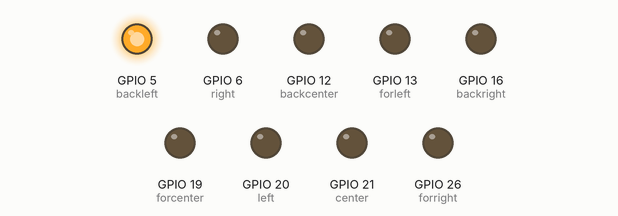
The program below on a simulated Raspberry Pi (BCM pin numbers). Shown: output pins drawn as LEDs (lit = HIGH).

Above: at 0.05 s.
At 0.55 s:
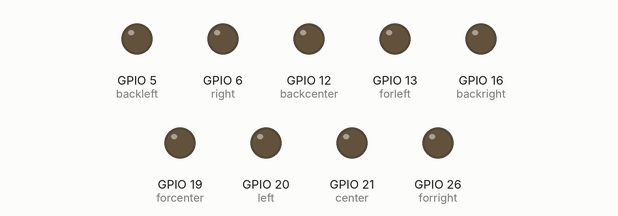
At 1.05 s:
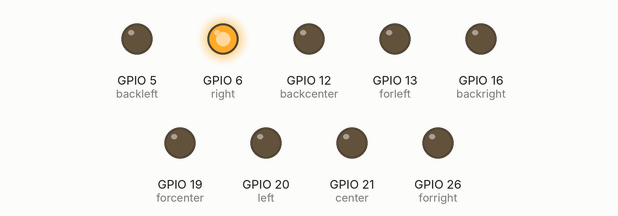
At 2.05 s:
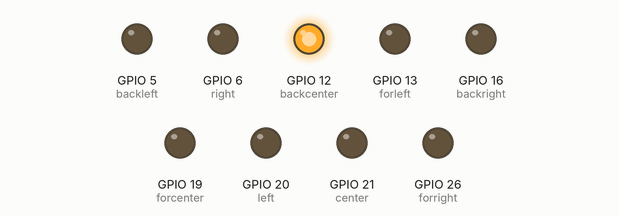
At 3.05 s:
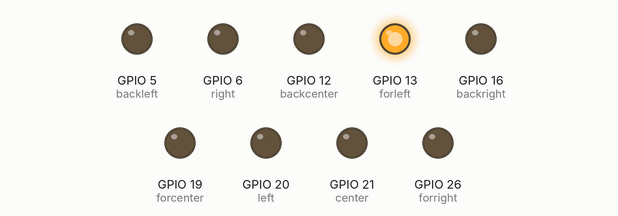
At 4.05 s:
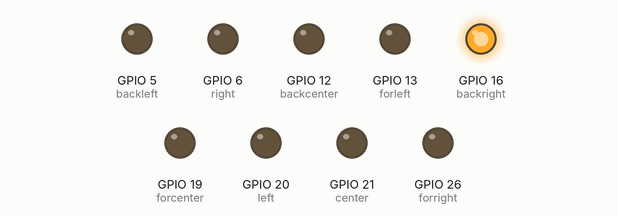
Timing chart, 0 to 4.3 s (numbered marks = the images above):
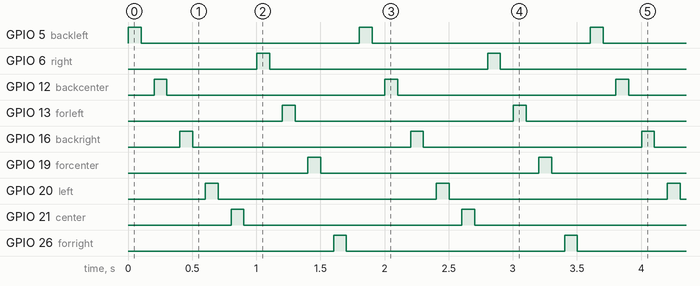

Measured:
- by itself, GPIO 5 (backleft), GPIO 6 (right), GPIO 12 (backcenter), GPIO 13 (forleft), GPIO 16 (backright), GPIO 19 (forcenter), GPIO 20 (left), GPIO 21 (center), GPIO 26 (forright): alternates HIGH for 0.10 s and LOW for 1.7 s
- by itself, everything shown: repeats every 1.8 s, in 18 steps

The program:

led.py
```python
from gpiozero import LED
from time import sleep

forright = LED(26)
forcenter = LED(19)
forleft = LED(13)
right = LED(6)
center = LED(21)
left = LED(20)
backright = LED(16)
backcenter = LED(12)
backleft = LED(5)

while True:
    backleft.on()
    sleep(0.1)
    backleft.off()
    sleep(0.1)
    backcenter.on()
    sleep(0.1)
    backcenter.off()
    sleep(0.1)
    backright.on()
    sleep(0.1)
    backright.off()
    sleep(0.1)
    left.on()
    sleep(0.1)
    left.off()
    sleep(0.1)
    center.on()
    sleep(0.1)
    center.off()
    sleep(0.1)
    right.on()
    sleep(0.1)
    right.off()
    sleep(0.1)
    forleft.on()
    sleep(0.1)
    forleft.off()
    sleep(0.1)
    forcenter.on()
    sleep(0.1)
    forcenter.off()
    sleep(0.1)
    forright.on()
    sleep(0.1)
    forright.off()
    sleep(0.1)
```
